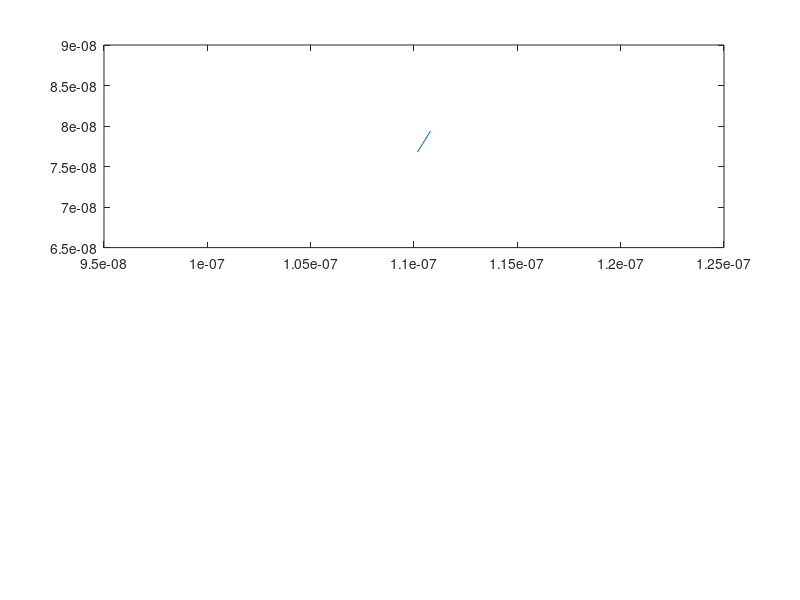

MATLAB code for this plot: (Note: this script raises an error after producing the figure.)
clc; close all; clear all;
set(0, 'DefaultFigureWindowStyle', 'docked')

eCount = 1000;      % Total number of electrons
ePlotted = 10;      % Number of Electrons Plotted
dt = 10e-15;        % Time step 10fs -> ( -(Width/100) / vT )
tStop = 100 * dt;	% Stop Time

kB = 1.38066e-23;   % J/K 
m0 = 9.11e-31;
mn = 0.26*m0;

Width = 200e-9;
Height = 100e-9;

% Thermal Velocity
Temp = 300;     % K
vT = sqrt((2*kB*Temp)/mn);

% scattering
% probability of scattering
toggleS = 1;    % Toggle Scattering OFF(0) ON(1)
tmin = 0.2e-12;
pScatter = 1 - exp(-dt/tmin);

mfp = vT * tmin;
fprintf("tmin = %d m\n", tmin);
fprintf("Mean Free Path = %d m\n", mfp);


% bottlenecking
% Addition of box colliders to the sim
% Providing opposing corners of desired boxes
box = [
    0.8, 0.8, 1.2, 1.2;
    0, 0.4, 0.4, 0;
    ];

% Initializing all electrons with a position and velocity
eObj = struct('x', 0, 'y', 0, 'vx', 0, 'vy', 0, 'vm', 0);  % Electron Object Classification
eCol = rand(eCount,3);   % Random colours for plotting
for i = 1 : eCount
    eObj(i).x = rand()*Width;
    eObj(i).y = rand()*Height;
    eObj(i).vx = (sqrt(vT^2 / 2)*randn(1,1));
    eObj(i).vy = (sqrt(vT^2 / 2)*randn(1,1));
    eObj(i).vm = sqrt(eObj(i).vx^2 + eObj(i).vy^2);
end

t = 0;          % Init time
counter = 1;    % Init Counter
while t < tStop

    for i = 1 : eCount
        
        % updating position
        eObj(i).x(counter+1) = eObj(i).x(counter) + eObj(i).vx * dt;
        eObj(i).y(counter+1) = eObj(i).y(counter) + eObj(i).vy * dt;
        
        % scattering effect - Randomize direction/magnitude of velocity
        % probability of scattering based on p.
        if pScatter > rand() && toggleS	% 'if true'
            eObj(i).vx = (sqrt(vT^2 / 2)*randn(1,1));
            eObj(i).vy = (sqrt(vT^2 / 2)*randn(1,1));
        end
        % magnitude of velocity
        eObj(i).vm = sqrt(eObj(i).vx.^2 + eObj(i).vy.^2);
        
        % plotting only the first 10 electrons
        if (i <= 10)
            subplot(2,1,1)
            p = plot( [eObj(i).x(counter), eObj(i).x(counter+1)], ...
                [eObj(i).y(counter), eObj(i).y(counter+1)] );
            p.Color = eCol(i,:);
            hold on
        end
        
        % boundary conditions
        % y = 200nm boundary
        if eObj(i).x(counter+1) > Width
            eObj(i).x(counter+1) = eObj(i).x(counter+1) - Width;
        end
        
        % y = 0nm boundary
        if eObj(i).x(counter+1) < 0
            eObj(i).x(counter+1) = eObj(i).x(counter+1) + Width;
        end
        
        % x = 100nm boundary
        if eObj(i).y(counter+1) > Height
            diff = eObj(i).y(counter+1) - Height;
            eObj(i).y(counter+1) = Height - diff;
            eObj(i).vy = -eObj(i).vy;
        end
        
        % x = 0nm boundary
        if eObj(i).y(counter+1) < 0
            diff = -eObj(i).y(counter+1);
            eObj(i).y(counter+1) = diff;
            eObj(i).vy = -eObj(i).vy;
        end        
    end
    pause(0.05);       % Delay for animation
    axis([0,Width,0,Height]);  % Plot Axis' set
    t = t + dt;         % Incrementing Time
    
    Time(:,counter) = t;
    averageTemperature = ( ([eObj(:).vm].^2) .* mn ) ./ (kB*2);
    Temp(:,counter) = mean(averageTemperature); % Average Temperature
    subplot(2,2,3), plot(Time, Temp);
    subplot(2,2,4), histogram([eObj(:).vm],50)
    counter = counter + 1;      % Incrementing Sim Counter
end
hold off
